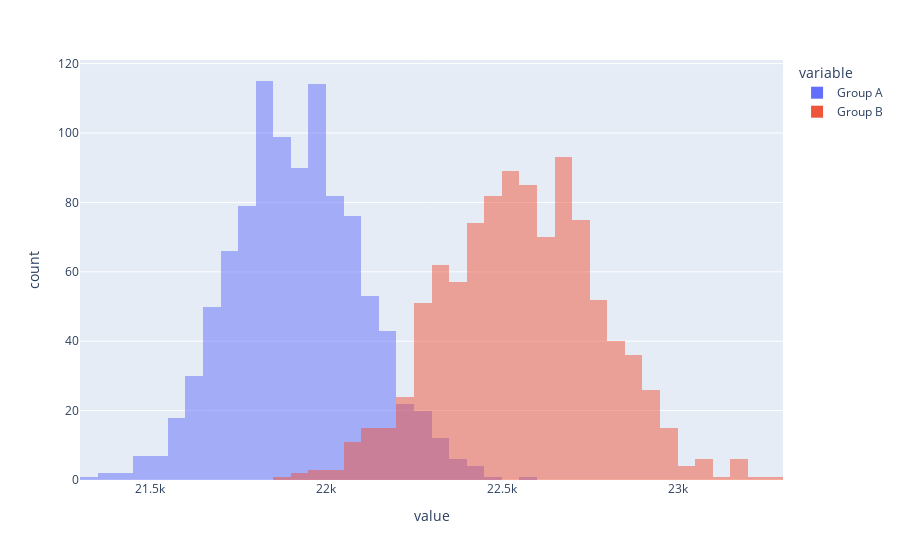

Notebook cell for this chart:
### Code cell
sample_a_mean = calc_bootstrap_mean(vec_a)
sample_b_mean = calc_bootstrap_mean(vec_b)
px.histogram({'Group A': sample_a_mean, 'Group B': sample_b_mean}, x=['Group A', 'Group B'], barmode='overlay').show()

### Figure 1 — Plotly figure (JSON) as saved in the notebook; plotly's stock layout.template omitted (floating-point values rounded to 4 significant figures; data arrays with more than 128 entries replaced by an {"elided": "..."} marker saying what was removed)
{"data": [{"alignmentgroup": "True", "bingroup": "x", "hovertemplate": "variable=Group A<br>value=%{x}<br>count=%{y}<extra></extra>", "legendgroup": "Group A", "marker": {"color": "#636efa", "opacity": 0.5, "pattern": {"shape": ""}}, "name": "Group A", "offsetgroup": "Group A", "orientation": "v", "showlegend": true, "type": "histogram", "x": {"elided": "1000 float values"}, "xaxis": "x", "yaxis": "y"}, {"alignmentgroup": "True", "bingroup": "x", "hovertemplate": "variable=Group B<br>value=%{x}<br>count=%{y}<extra></extra>", "legendgroup": "Group B", "marker": {"color": "#EF553B", "opacity": 0.5, "pattern": {"shape": ""}}, "name": "Group B", "offsetgroup": "Group B", "orientation": "v", "showlegend": true, "type": "histogram", "x": {"elided": "1000 float values"}, "xaxis": "x", "yaxis": "y"}], "layout": {"barmode": "overlay", "legend": {"title": {"text": "variable"}, "tracegroupgap": 0}, "margin": {"t": 60}, "xaxis": {"anchor": "y", "domain": [0, 1], "title": {"text": "value"}}, "yaxis": {"anchor": "x", "domain": [0, 1], "title": {"text": "count"}}}}
